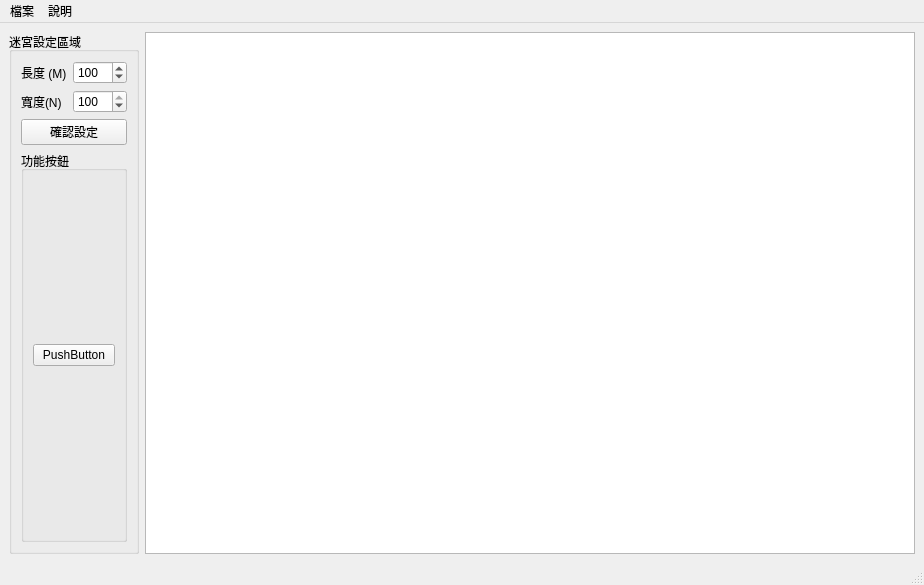
<?xml version="1.0" encoding="UTF-8"?>
<ui version="4.0">
 <class>MainWindow</class>
 <widget class="QMainWindow" name="MainWindow">
  <property name="geometry">
   <rect>
    <x>0</x>
    <y>0</y>
    <width>924</width>
    <height>585</height>
   </rect>
  </property>
  <property name="windowTitle">
   <string>迷宮探索</string>
  </property>
  <widget class="QWidget" name="centralwidget">
   <layout class="QHBoxLayout" name="horizontalLayout">
    <item>
     <layout class="QVBoxLayout" name="verticalLayout">
      <item>
       <widget class="QGroupBox" name="groupBox">
        <property name="title">
         <string>迷宮設定區域</string>
        </property>
        <layout class="QVBoxLayout" name="verticalLayout_3">
         <item>
          <layout class="QVBoxLayout" name="verticalLayout_2">
           <item>
            <layout class="QGridLayout" name="gridLayout_3">
             <item row="0" column="0">
              <widget class="QLabel" name="label">
               <property name="text">
                <string>長度 (M)</string>
               </property>
              </widget>
             </item>
             <item row="0" column="1">
              <widget class="QSpinBox" name="mazeM_spinBox">
               <property name="minimum">
                <number>1</number>
               </property>
               <property name="maximum">
                <number>1000</number>
               </property>
               <property name="value">
                <number>100</number>
               </property>
              </widget>
             </item>
             <item row="1" column="0">
              <widget class="QLabel" name="label_2">
               <property name="text">
                <string>寬度(N)</string>
               </property>
              </widget>
             </item>
             <item row="1" column="1">
              <widget class="QSpinBox" name="mazeN_spinBox">
               <property name="minimum">
                <number>1</number>
               </property>
               <property name="maximum">
                <number>100</number>
               </property>
               <property name="value">
                <number>100</number>
               </property>
              </widget>
             </item>
            </layout>
           </item>
          </layout>
         </item>
         <item>
          <widget class="QPushButton" name="mazeSizeConfirm_pushButton">
           <property name="text">
            <string>確認設定</string>
           </property>
          </widget>
         </item>
         <item>
          <widget class="QGroupBox" name="groupBox_2">
           <property name="title">
            <string>功能按鈕</string>
           </property>
           <layout class="QGridLayout" name="gridLayout">
            <item row="0" column="0">
             <widget class="QPushButton" name="pushButton">
              <property name="text">
               <string>PushButton</string>
              </property>
             </widget>
            </item>
           </layout>
          </widget>
         </item>
        </layout>
       </widget>
      </item>
     </layout>
    </item>
    <item>
     <widget class="MazeQtGraphicsView" name="mazeView_graphicsView"/>
    </item>
   </layout>
  </widget>
  <widget class="QMenuBar" name="menubar">
   <property name="geometry">
    <rect>
     <x>0</x>
     <y>0</y>
     <width>924</width>
     <height>27</height>
    </rect>
   </property>
   <widget class="QMenu" name="menu">
    <property name="title">
     <string>說明</string>
    </property>
   </widget>
   <widget class="QMenu" name="menu_2">
    <property name="title">
     <string>檔案</string>
    </property>
   </widget>
   <addaction name="menu_2"/>
   <addaction name="menu"/>
  </widget>
  <widget class="QStatusBar" name="statusbar"/>
 </widget>
 <customwidgets>
  <customwidget>
   <class>MazeQtGraphicsView</class>
   <extends>QGraphicsView</extends>
   <header location="global">lib/Maze/Qt/MazeQtGraphicsView.h</header>
  </customwidget>
 </customwidgets>
 <resources/>
 <connections/>
</ui>
